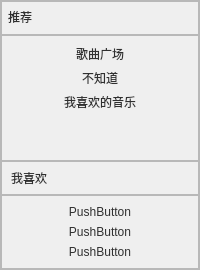
           <widget class="QFrame" name="frame_14">
            <property name="styleSheet">
             <string notr="true">QLabel{
color: rgb(48, 48, 48);
font: 700 12pt &quot;Microsoft YaHei UI&quot;;
}
QPushButton{
color: rgb(48, 48, 48);
font: 700 12pt &quot;Microsoft YaHei UI&quot;;
border:none
}
QPushButton:hover {
	background-color: rgb(184, 184, 184);
}</string>
            </property>
            <property name="frameShape">
             <enum>QFrame::StyledPanel</enum>
            </property>
            <property name="frameShadow">
             <enum>QFrame::Raised</enum>
            </property>
            <layout class="QVBoxLayout" name="verticalLayout_4">
             <property name="spacing">
              <number>0</number>
             </property>
             <property name="leftMargin">
              <number>0</number>
             </property>
             <property name="topMargin">
              <number>0</number>
             </property>
             <property name="rightMargin">
              <number>0</number>
             </property>
             <property name="bottomMargin">
              <number>0</number>
             </property>
             <item>
              <widget class="QFrame" name="frame_16">
               <property name="maximumSize">
                <size>
                 <width>16777215</width>
                 <height>34</height>
                </size>
               </property>
               <property name="frameShape">
                <enum>QFrame::StyledPanel</enum>
               </property>
               <property name="frameShadow">
                <enum>QFrame::Raised</enum>
               </property>
               <layout class="QVBoxLayout" name="verticalLayout_5">
                <property name="leftMargin">
                 <number>6</number>
                </property>
                <property name="topMargin">
                 <number>6</number>
                </property>
                <item alignment="Qt::AlignLeft|Qt::AlignTop">
                 <widget class="QLabel" name="label">
                  <property name="styleSheet">
                   <string notr="true">color: rgb(48, 48, 48)</string>
                  </property>
                  <property name="text">
                   <string>推荐</string>
                  </property>
                 </widget>
                </item>
               </layout>
              </widget>
             </item>
             <item>
              <widget class="QFrame" name="frame_17">
               <property name="styleSheet">
                <string notr="true"/>
               </property>
               <property name="frameShape">
                <enum>QFrame::StyledPanel</enum>
               </property>
               <property name="frameShadow">
                <enum>QFrame::Raised</enum>
               </property>
               <layout class="QVBoxLayout" name="verticalLayout_6">
                <item>
                 <widget class="QPushButton" name="pushButton_12">
                  <property name="styleSheet">
                   <string notr="true"/>
                  </property>
                  <property name="text">
                   <string>歌曲广场</string>
                  </property>
                 </widget>
                </item>
                <item>
                 <widget class="QPushButton" name="pushButton_11">
                  <property name="text">
                   <string>不知道</string>
                  </property>
                 </widget>
                </item>
                <item>
                 <widget class="QPushButton" name="pushButton_10">
                  <property name="text">
                   <string>我喜欢的音乐</string>
                  </property>
                 </widget>
                </item>
                <item>
                 <spacer name="verticalSpacer">
                  <property name="orientation">
                   <enum>Qt::Vertical</enum>
                  </property>
                  <property name="sizeHint" stdset="0">
                   <size>
                    <width>20</width>
                    <height>40</height>
                   </size>
                  </property>
                 </spacer>
                </item>
               </layout>
              </widget>
             </item>
             <item>
              <widget class="QFrame" name="frame_19">
               <property name="maximumSize">
                <size>
                 <width>16777215</width>
                 <height>34</height>
                </size>
               </property>
               <property name="frameShape">
                <enum>QFrame::StyledPanel</enum>
               </property>
               <property name="frameShadow">
                <enum>QFrame::Raised</enum>
               </property>
               <layout class="QVBoxLayout" name="verticalLayout_7">
                <item alignment="Qt::AlignLeft|Qt::AlignTop">
                 <widget class="QLabel" name="label_2">
                  <property name="text">
                   <string>我喜欢</string>
                  </property>
                 </widget>
                </item>
               </layout>
              </widget>
             </item>
             <item>
              <widget class="QFrame" name="frame_18">
               <property name="frameShape">
                <enum>QFrame::StyledPanel</enum>
               </property>
               <property name="frameShadow">
                <enum>QFrame::Raised</enum>
               </property>
               <layout class="QVBoxLayout" name="verticalLayout_8">
                <item>
                 <widget class="QPushButton" name="pushButton_13">
                  <property name="text">
                   <string>PushButton</string>
                  </property>
                 </widget>
                </item>
                <item>
                 <widget class="QPushButton" name="pushButton_14">
                  <property name="text">
                   <string>PushButton</string>
                  </property>
                 </widget>
                </item>
                <item>
                 <widget class="QPushButton" name="pushButton_15">
                  <property name="text">
                   <string>PushButton</string>
                  </property>
                 </widget>
                </item>
               </layout>
              </widget>
             </item>
            </layout>
           </widget>
